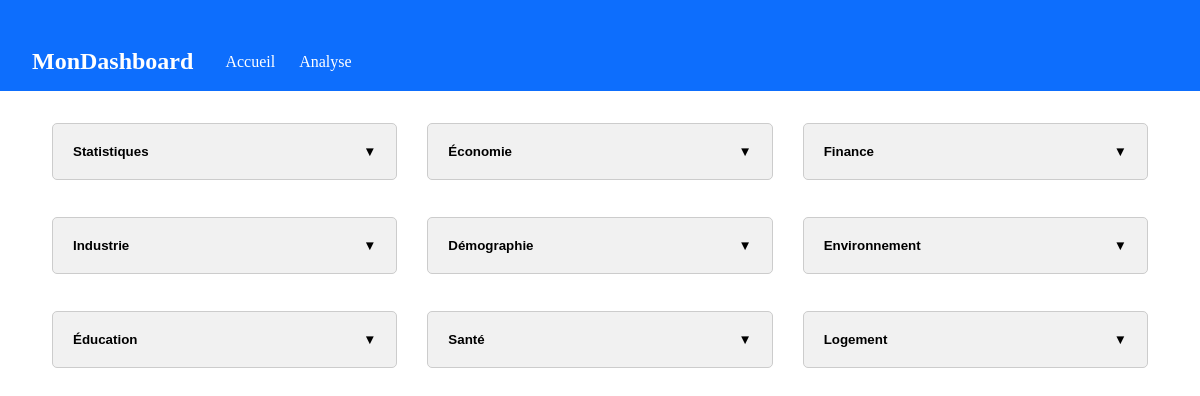
The page / on the database its author committed.
### analytics/models.py (models this page shows, shortened)
class Thematique(models.Model):
    nom = models.CharField(max_length=100)
    ordre = models.PositiveIntegerField(default=0)
    class Meta:
        ordering = ['ordre']

### analytics/views.py (the view)
# urls.py: path('', home, name="home"),
def home(request):
    thematiques = Thematique.objects.prefetch_related('sous_thematiques').all()
    return render(request, 'analytics/home.html', {'thematiques': thematiques})

### analytics/templates/analytics/home.html (shortened to what this page needs)
{% extends "base.html" %}
{% load static %}
{% block content %}
<link rel="stylesheet" href="{% static 'css/insee.css' %}">
<div class="grid-container">
    {% for thematique in thematiques %}
        {% if forloop.counter0|divisibleby:3 %}
            <div class="grid-row">
        {% endif %}
        <div class="button-container">
            <button class="button"
                    onclick="toggleDropdown('dropdown{{ forloop.counter }}', this)">
                {{ thematique.nom }}
                <span class="chevron">&#9660;</span>
            </button>
        </div>
        {% if forloop.counter|divisibleby:3 or forloop.last %}
            </div>
        {% endif %}
    {% endfor %}
</div>
{% endblock %}

### static/css/style.css (style rules this page uses)
* { margin: 0; padding: 0; box-sizing: border-box; }

### static/css/insee.css (style rules this page uses)
.grid-container { display: flex; flex-direction: column; gap: 30px; margin: 20px; }
.grid-row { display: grid; grid-template-columns: repeat(auto-fit, minmax(200px, 1fr)); gap: 30px; }
.button-container { display: flex; flex-direction: column; position: relative; }
.button { padding: 20px; font-weight: bold; cursor: pointer; width: 100%; background-color: #f1f1f1; border: 1px solid #ccc; text-align: center; display: flex; align-items: center; justify-content: space-between; border-radius:5px; }
.chevron { transition: transform 0.3s ease; }

### rows shown on the page
Thematique: nom "Statistiques"
Thematique: nom "Économie"
Thematique: nom "Finance"
Thematique: nom "Industrie"
Thematique: nom "Démographie"
Thematique: nom "Environnement"
Thematique: nom "Éducation"
Thematique: nom "Santé"
Thematique: nom "Logement"
